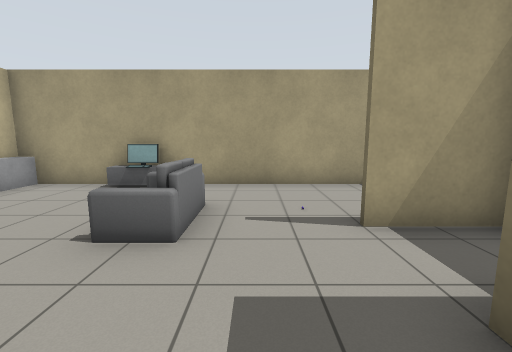
view 1 (above)

12 first-person views from a walk through a Gazebo world. The camera is 1.2 m above the floor, tilts 8° down and sees 90° across. The floor is counted in squares, 1 m on a side. Each view is taken from the middle of a square. On the plan, view 1 faces up. The plan holds only what a view shows up to about 12 squares ahead; the rest is blank. Some stock models are drawn as simple stand-ins. Some surface patterns are stand-ins.

view 2
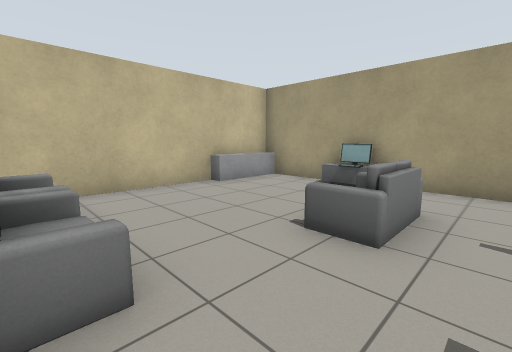

view 3
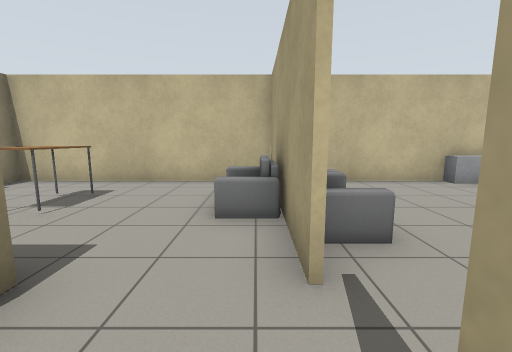

view 4
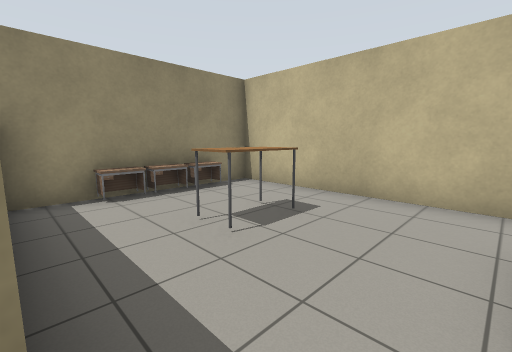

view 5
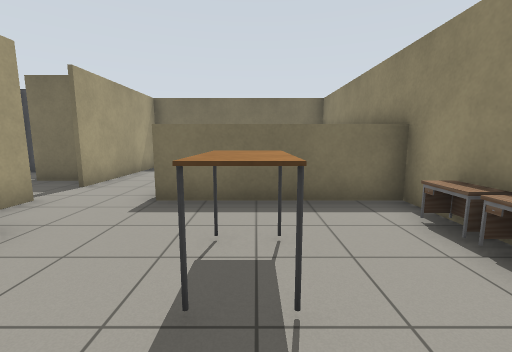

view 6
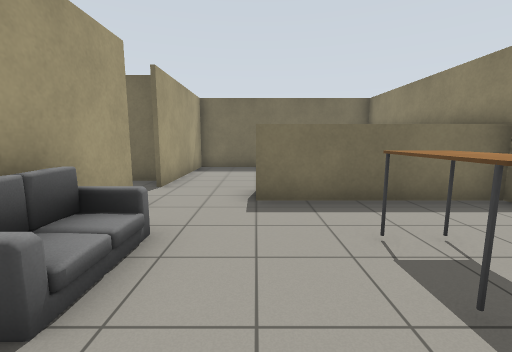

view 7
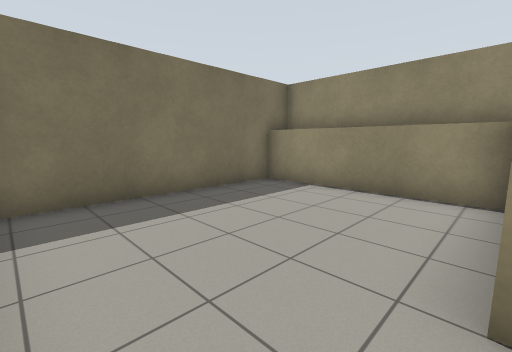

view 8
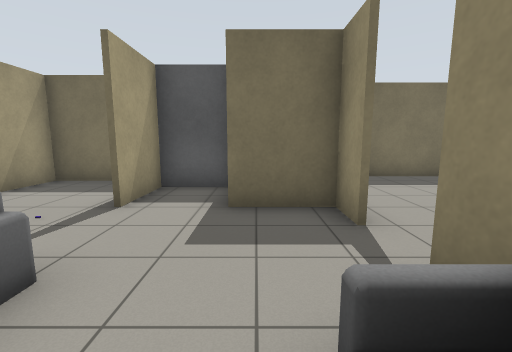

view 9
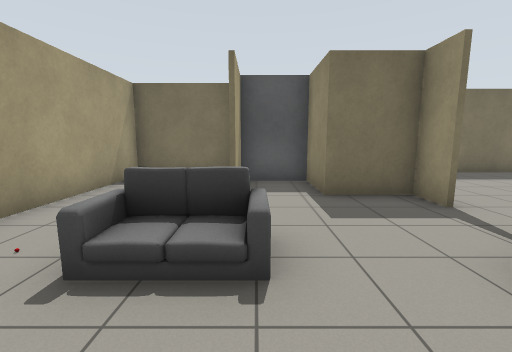

view 10
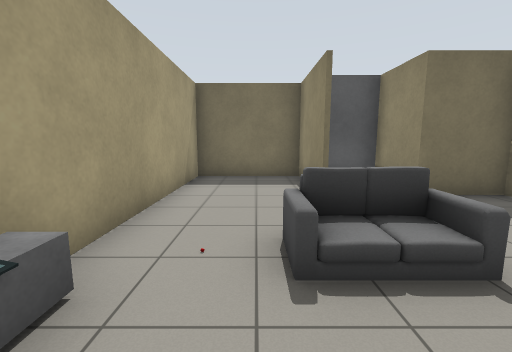

view 11
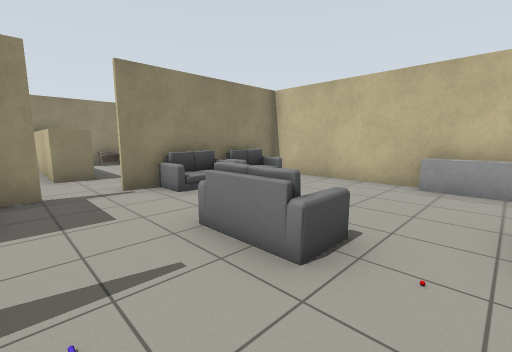

view 12
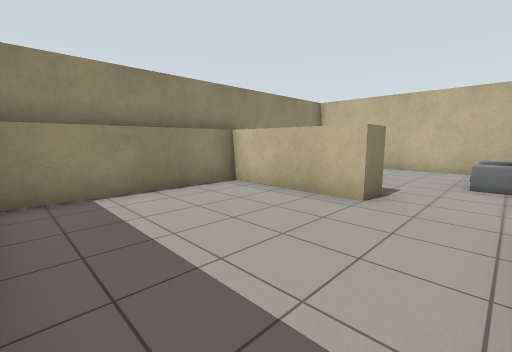

### Floor plan
Points are (right, up) in squares from view 1. A wall is a line through its corners. A room is listed if a view was taken in it or the views show most of it. See-through windows are left out.
Room 1 (views 1, 2, 3, 4, 5, 6, 7, 8, 9, 10, 11)
walls: (0.4, -0.4) (1.5, -0.4) (1.5, 1.5) (3.5, 1.5); (1.5, -0.6) (0.5, -0.6); (1.5, 3.6) (4.5, 3.6) (4.5, 6.9) (-2.5, 6.9); (-6.4, 4.6) (-6.4, -7.9) (-5.4, -7.9); (3.5, 3.4) (1.5, 3.4); (-3.5, 6.9) (-6.5, 6.9); (-2.6, -7.9) (5, -7.9); (-1, -8) (-1, -3) (0, -3)
ways out: opening at (0.5, -1.5) to room 2
objects: counter (-7, 5) to (-6, 7); sofa (-6, 0) to (-5, 0); desk (-5, -8); desk (-4, -8); kitchen table (-4, -5) to (-3, -5); sofa (-4, -1) to (-3, -1); sofa (-4, 0) to (-2, 0); desk (-3, -8); monitor (-3, 6); sofa (-2, 3) to (-1, 4); wardrobe (4, 2) to (5, 3)
Room 2 (view 12)
walls: (0, -3) (0, -7) (5.5, -7); (5.4, -7.9) (5.4, -0.6) (1.5, -0.6)
ways out: opening at (0.5, -1.5) to room 1

Where each view was taken, in squares from view 1:
view 1: 0 up, 0 right, facing up
view 2: 0 up, 0 right, facing up-left
view 3: 1 down, 1 right, facing left
view 4: 2 down, 1 left, facing down-left
view 5: 5 down, 6 left, facing right
view 6: 3 down, 6 left, facing right
view 7: 1 down, 0 right, facing down-right
view 8: 1 up, 3 left, facing right
view 9: 3 up, 4 left, facing right
view 10: 5 up, 4 left, facing right
view 11: 6 up, 1 right, facing down-left
view 12: 1 down, 5 right, facing down-left
